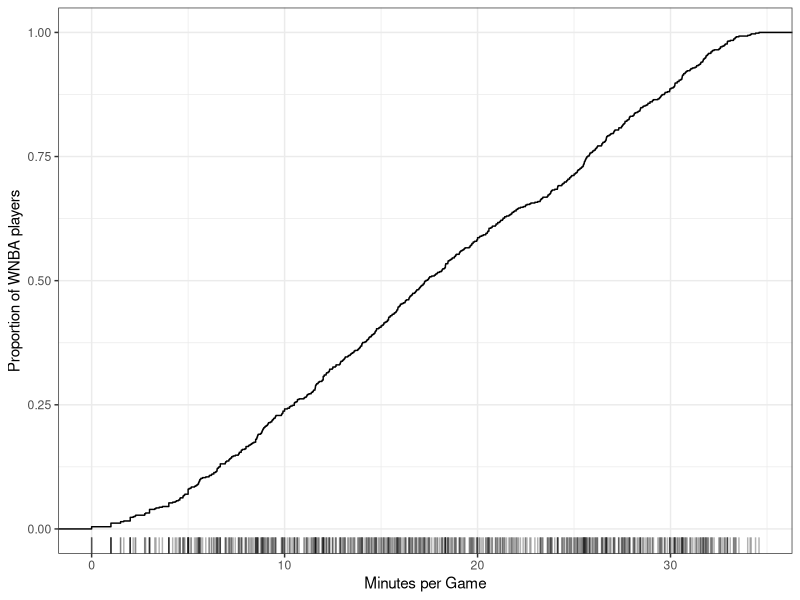

Generate this figure with R:
# PURPOSE: Clean WNBA players
## Error in TOT calculation - for players who played more than 1 team between 2018-2021, take row with most games played

library(tidyverse)
wnba_all_stats_raw <- read_csv("data/wnba_all_stats.csv") #1997-2022

# 2018-2021 seasons
wnba_seasons <- wnba_all_stats_raw %>% 
  # select(-contains("link")) %>%  #remove link column
  mutate(mpg = mp/g) %>%  #add mpg column
  filter(grepl("2018|2019|2020|2021", season))


#ECDF plot of mpg:

wnba_ecdf <- wnba_seasons %>%  
  ggplot(aes(x = mpg)) + 
  stat_ecdf() +
  geom_rug(alpha = 0.3) +
  theme_bw() +
  labs(x = "Minutes per Game",
       y = "Proportion of WNBA players")

#Eliminating players that played less than 10 mpg and 5 games each season
## Justification: removing players who've played an insignificant amount of time during the season

wnba_all_stats_clean <- wnba_seasons %>% 
  filter(tm != "TOT") %>%  #remove TOT rows
  group_by(player, season) %>%
  filter(mp == max(mp)) %>% 
  ungroup() %>%
#if a player played with multiple teams over the course of a season, kept row with most mp 
  filter(mpg > 10, g > 5)

# WRITE CSV
write_csv(wnba_all_stats_clean, "data/wnba_all_stats_clean.csv")



